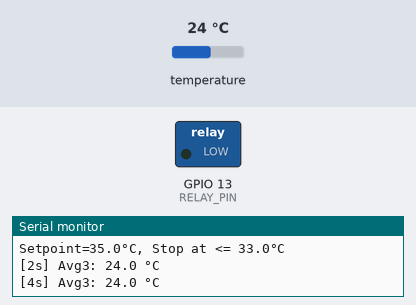
The program below on a simulated ESP32. Shown: switched loads named in the program (green lamp = pin HIGH), the last lines printed to the serial monitor. Inputs (shaded band) come from the test bench; at power-on: temperature 24 °C.

Above: at 4.8 s.
4.9 s: temperature set to 33 °C
11.2 s: temperature set to 36 °C
At 14.8 s:
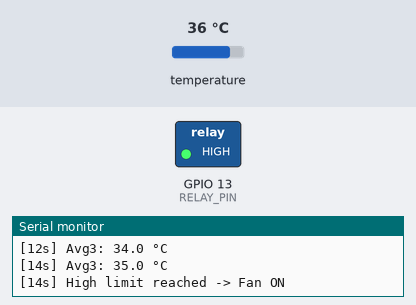
Timing chart, 0 to 16.3 s (numbered marks = the images above; inputs shaded):
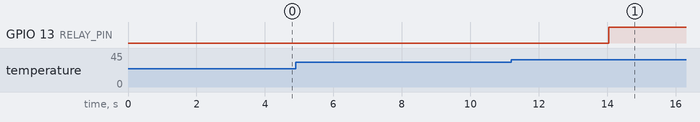

Measured:
- the behaviour switches between 34 and 35 °C on temperature (found by bisection; images 0 and 1)
- after the input at 11.2 s, GPIO 13 (RELAY_PIN): LOW → HIGH after 2.8 s

The program:

main.cpp
```cpp
#include <Arduino.h>
#include "DHTesp.h"

#define SETPOINT 35.0   // temperature at which the fan turns ON
#define HYST     2.0    // how much below SETPOINT it must drop to turn OFF

DHTesp dht;
const int DHT_PIN = 14;
const int RELAY_PIN = 13;

bool highTempCheck(float temperature, float setpoint);
bool lowTempCheck(float temperature, float setpoint);
void turnOnRelay(int relay_pin);
void turnOffRelay(int relay_pin);
float read_temperature();

void setup() {
  Serial.begin(115200);
  pinMode(RELAY_PIN, OUTPUT);
  dht.setup(DHT_PIN, DHTesp::DHT11);

  Serial.printf("Setpoint=%.1f°C, Stop at <= %.1f°C\n", SETPOINT, SETPOINT - HYST);
}

void loop() {
  float current_temperature = read_temperature();

  if (highTempCheck(current_temperature, SETPOINT)) {
    unsigned long seconds = millis() / 1000;
    Serial.printf("[%lus] High limit reached -> Fan ON\n", seconds);
    turnOnRelay(RELAY_PIN);

    // stay ON until T <= SETPOINT - HYST
    while (lowTempCheck(current_temperature, SETPOINT) == 0) {
      current_temperature = read_temperature();
    }

    seconds = millis() / 1000;
    Serial.printf("[%lus] Low limit reached -> Fan OFF\n", seconds);
    turnOffRelay(RELAY_PIN);
  }
}

bool highTempCheck(float temperature, float setpoint) {
  // returns true if T >= setpoint
  return (temperature >= setpoint);
}

bool lowTempCheck(float temperature, float setpoint) {
  // returns true if T <= setpoint - HYST
  return (temperature <= (setpoint - HYST));
}

float read_temperature()
{
  static float buffer[3] = {NAN, NAN, NAN};
  static int index = 0;
  static int filled = 0;
  static float lastAvg = NAN;

  delay(2000);
  float t = dht.getTemperature();  // reads current temperature

  // if invalid reading, return last valid average
  if (isnan(t)) return lastAvg;

  buffer[index] = t;               // adds current temperature to buffer
  index = (index + 1) % 3;         // updates the index of the buffer
  if (filled < 3)                  // for the first 3 readings, filled is incremented
    filled++;

  float sum = 0;
  for (int i = 0; i < filled; i++)
    sum += buffer[i];              // calculates the sum of the buffer
  float avg = sum / filled;        // returns the average of the buffer (even if not yet full)

  lastAvg = avg;

  // print elapsed seconds since program start + average temperature
  unsigned long seconds = millis() / 1000;
  Serial.printf("[%lus] Avg3: %.1f °C\n", seconds, avg);

  return avg;
}

void turnOnRelay(int relay_pin) {
  digitalWrite(relay_pin, HIGH);   // change to LOW if your relay is active LOW
}

void turnOffRelay(int relay_pin) {
  digitalWrite(relay_pin, LOW);    // change to HIGH if your relay is active LOW
}
```
